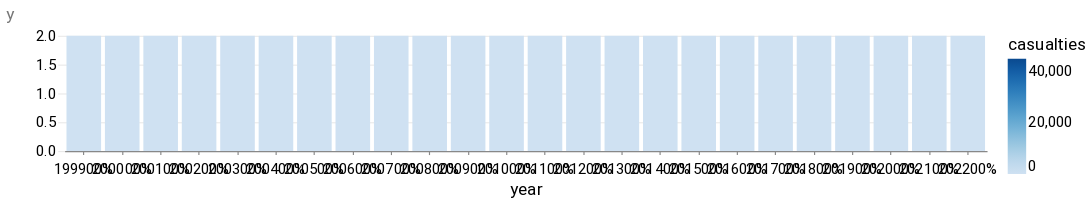

The cell this chart's notebook holds for it:
### Code cell
grouped_victims["y"] = 2

alt.Chart(grouped_victims).mark_bar().encode(
    x=alt.X("year", stack="normalize"),
    y=alt.Y("y"),
    color=alt.Color(
        ("casualties"),
        scale=alt.Scale(scheme="blues", reverse=False, domain=(0, 45000)),
    ),
).properties(width=800, height=100)

### Figure 1 — Vega-Lite specification as saved in the notebook (floating-point values rounded to 4 significant figures)
{"config": {"view": {"width": 800, "height": 450, "strokeOpacity": 0}, "background": "#ffffff", "title": {"anchor": "start", "font": "Summit Sans", "fontColor": "palette[\"black\"]", "fontSize": 18, "fontWeight": "normal"}, "arc": {"fill": "#00d4d8"}, "area": {"fill": "#00d4d8"}, "line": {"stroke": "#00d4d8", "strokeWidth": 3}, "path": {"stroke": "#00d4d8"}, "rect": {"fill": "#00d4d8"}, "shape": {"stroke": "#00d4d8"}, "bar": {"fill": "#00d4d8"}, "point": {"stroke": "#00d4d8"}, "symbol": {"fill": "#00d4d8", "size": 30}, "axis": {"titleFont": "Roboto", "titleFontSize": 15, "titleFontWeight": "normal", "labelFont": "Roboto, sans", "labelFontSize": 13, "labelFontWeight": "normal"}, "axisX": {"labelAngle": 0, "labelPadding": 6, "tickSize": 3, "grid": false}, "axisY": {"labelBaseline": "middle", "maxExtent": 45, "minExtent": 45, "titleAlign": "left", "titleAngle": 0, "titleX": -45, "titleY": -11, "domainOpacity": 0, "gridWidth": 0.6, "gridColor": "#dddddd", "offset": 6, "tickSize": 0, "titleColor": "#767676"}, "legend": {"titleFont": "Roboto", "titleFontSize": 15, "titleFontWeight": "normal", "symbolType": "square", "labelFont": "Roboto, sans", "labelFontSize": 13}, "range": {"category": ["#005f66", "#e37e2d", "#d64a3b", "#76b0ef", "#c1bc40"], "diverging": ["#e68a4f", "#f4bb6a", "#f9e39c", "#dadfe2", "#a6b7c6", "#849eae"], "heatmap": ["#7ff6f6", "#00eeef", "#00d4d8", "#00abb2", "#00848b", "#fbf2c7", "#00363d"], "ordinal": ["#7ff6f6", "#00eeef", "#00d4d8", "#00abb2", "#00848b", "#fbf2c7", "#00363d"], "ramp": ["#7ff6f6", "#00eeef", "#00d4d8", "#00abb2", "#00848b", "#fbf2c7", "#00363d"]}}, "data": {"name": "data-2b8a530a9c68d361774ab03c91e4515c"}, "mark": "bar", "encoding": {"color": {"field": "casualties", "scale": {"domain": [0, 45000], "reverse": false, "scheme": "blues"}, "type": "quantitative"}, "x": {"field": "year", "stack": "normalize", "type": "nominal"}, "y": {"field": "y", "type": "quantitative"}}, "height": 100, "width": 800, "$schema": "https://vega.github.io/schema/vega-lite/v4.17.0.json", "datasets": {"data-2b8a530a9c68d361774ab03c91e4515c": [{"year": "1999", "enrollment": 9345, "casualties": 49, "y": 2}, {"year": "2000", "enrollment": 10093, "casualties": 7, "y": 2}, {"year": "2001", "enrollment": 21379, "casualties": 27, "y": 2}, {"year": "2002", "enrollment": 8110, "casualties": 8, "y": 2}, {"year": "2003", "enrollment": 14028, "casualties": 13, "y": 2}, {"year": "2004", "enrollment": 8338, "casualties": 12, "y": 2}, {"year": "2005", "enrollment": 10751, "casualties": 26, "y": 2}, {"year": "2006", "enrollment": 18215, "casualties": 25, "y": 2}, {"year": "2007", "enrollment": 11023, "casualties": 18, "y": 2}, {"year": "2008", "enrollment": 9969, "casualties": 10, "y": 2}, {"year": "2009", "enrollment": 6445, "casualties": 5, "y": 2}, {"year": "2010", "enrollment": 12327, "casualties": 9, "y": 2}, {"year": "2011", "enrollment": 7852, "casualties": 11, "y": 2}, {"year": "2012", "enrollment": 10600, "casualties": 40, "y": 2}, {"year": "2013", "enrollment": 13325, "casualties": 16, "y": 2}, {"year": "2014", "enrollment": 16274, "casualties": 20, "y": 2}, {"year": "2015", "enrollment": 7176, "casualties": 2, "y": 2}, {"year": "2016", "enrollment": 11345, "casualties": 20, "y": 2}, {"year": "2017", "enrollment": 11767, "casualties": 21, "y": 2}, {"year": "2018", "enrollment": 36185, "casualties": 95, "y": 2}, {"year": "2019", "enrollment": 22055, "casualties": 24, "y": 2}, {"year": "2020", "enrollment": 12341, "casualties": 6, "y": 2}, {"year": "2021", "enrollment": 43971, "casualties": 45, "y": 2}, {"year": "2022", "enrollment": 30791, "casualties": 47, "y": 2}]}}
